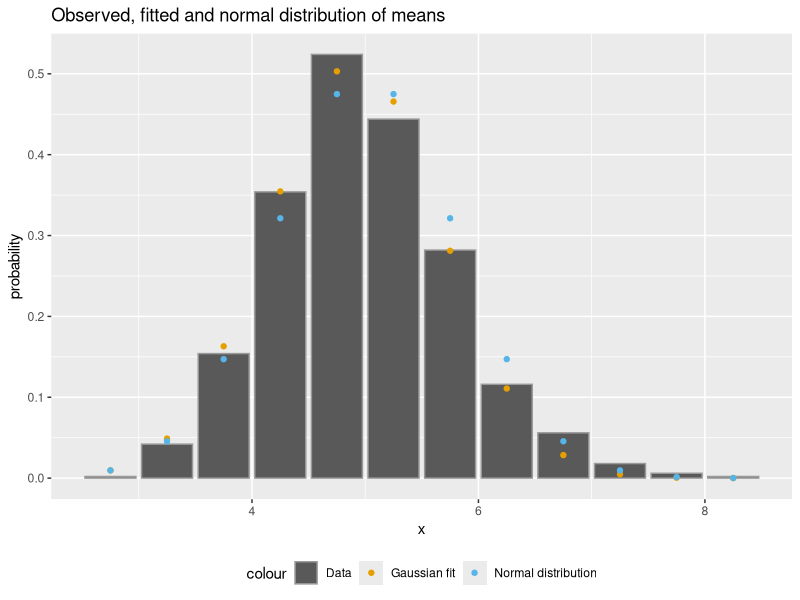
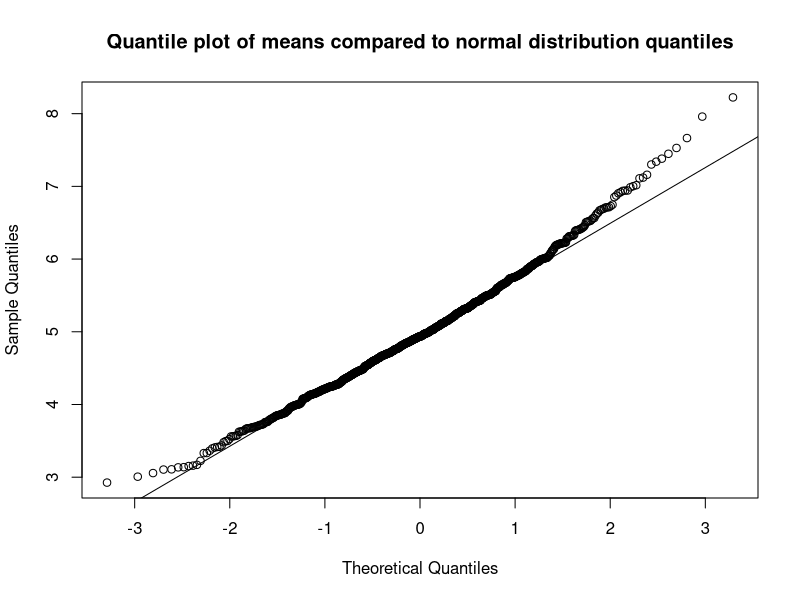

These charts were generated, in order, by the following R code:
## ---- chunk 1
knitr::opts_chunk$set(echo = TRUE)
## ---- chunk 2
lambda<-0.2
sigma<-lambda
sigmaMuExp<-1/0.2/sqrt(40)
muExp<-1/lambda
sprintf("Expected mean: %f, expected standard deviation: %f", muExp, sigmaMuExp)
## ---- chunk 3
set.seed(42)
randomMeans=NULL
for (i in 1 : 1000) randomMeans = c(randomMeans, mean(rexp(n=40, rate = 0.2)))
h<-hist(randomMeans, plot = F)
df<-data.frame(x=h$mids, probability=h$density)
## ---- chunk 4
muObs=mean(randomMeans)
sigmaMuObs=sd(randomMeans)
sprintf("Observed mean: %f, observed standard deviation: %f", muObs, sigmaMuObs)
## ---- chunk 5
# See: http://stackoverflow.com/a/15883835
g = function(p){
  d = p[3]*dnorm(df$x,mean=p[1],sd=p[2])
  sum((d-df$probability)^2)
}
o<-optim(c(5,0.79,0.5),g)
## ---- chunk 6
sprintf(
  "Mean: %f, standard deviation: %f, scale: %f of the gaussian fit",
  o$par[1],
  o$par[2],
  o$par[3]
)
## ---- chunk 7
library(ggplot2)

est<-function(x) o$par[3]/o$par[2]/sqrt(2*pi)*exp(-1/2*(x-o$par[1])^2/o$par[2]^2)
df$est=est(df$x)

print(
  ggplot()+ geom_bar(data=df, aes(x=x, y=probability, colour="Data"), stat="identity")+
    geom_point(data=df, aes(x=x, y=est, colour="Gaussian fit"))+
    geom_point(data=df, aes(x=df$x, y=dnorm(df$x, mean = 5, sd=0.8),
                            colour="Normal distribution")) +
    theme(legend.position = "bottom")+
    scale_color_manual(values=c("#999999", "#E69F00", "#56B4E9"))+
    labs(title="Observed, fitted and normal distribution of means")
)
## ---- chunk 8
qqnorm(randomMeans, main="Quantile plot of means compared to normal distribution quantiles")
qqline(randomMeans)
